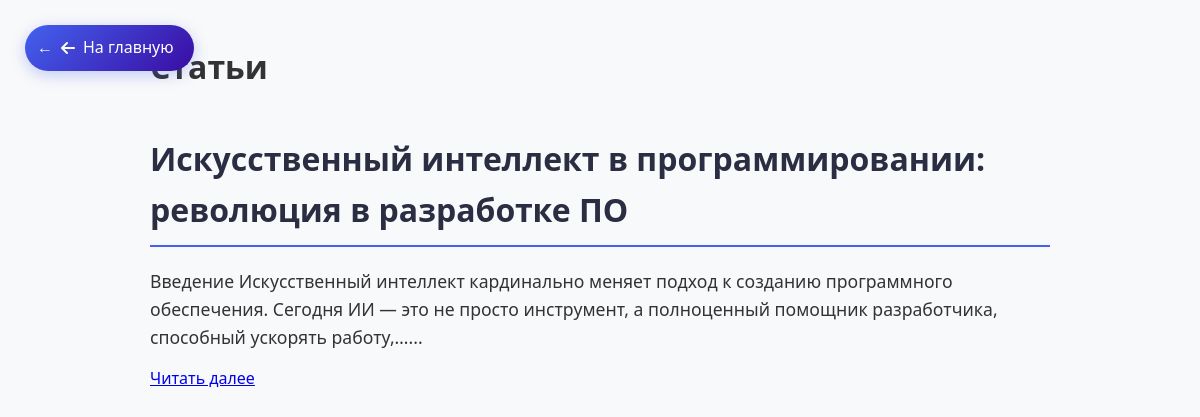
/posts/, run on the app's committed database.
### hello/models.py (models this page shows, shortened)
class Post(models.Model):
    title = models.CharField(max_length=200, verbose_name="Заголовок")
    content = models.TextField(verbose_name="Содержание")
    created_at = models.DateTimeField(auto_now_add=True, verbose_name="Дата создания")

### hello/views.py (the view)
# urls.py: path('posts/', views.posts_list, name='posts_list'),
def posts_list(request):
    posts = Post.objects.all().order_by('-created_at')
    return render(request, 'hello/posts_list.html', {'posts': posts})

### hello/templates/hello/posts_list.html (shortened to what this page needs)
{% load static %}
<!DOCTYPE html>
<html lang="en">
<head>
    <link rel="stylesheet" href="{% static 'hello/it2025.css' %}">
    <link rel="stylesheet" href="{% static 'hello/back.css' %}">
    <link rel="stylesheet" href="https://cdnjs.cloudflare.com/ajax/libs/font-awesome/6.0.0/css/all.min.css">
    <a href="{% url 'home' %}" class="back-button fa-icon">
    <i class="fas fa-arrow-left"></i>
    <span>На главную</span>
</a>
</head>
<body>
{% block content %}
<h1>Статьи</h1>
{% for post in posts %}
    <h2>{{ post.title }}</h2>
    <p>{{ post.content|truncatechars:200 }}...</p>
    <a href="{% url 'post_detail' post.id %}">Читать далее</a>
{% empty %}
    <p>Статей пока нет.</p>
{% endfor %}
{% endblock %}
</body>
</html>

### hello/static/hello/it2025.css (style rules this page uses)
body { font-family: 'Segoe UI', Tahoma, Geneva, Verdana, sans-serif; line-height: 1.6; color: #333; max-width: 900px; margin: 0 auto; padding: 20px; background-color: #f8f9fa; }
h2 { color: #2b2d42; font-size: 2rem; margin-top: 40px; margin-bottom: 20px; padding-bottom: 10px; border-bottom: 2px solid #4361ee; }
p { margin-bottom: 15px; font-size: 1.1rem; }

### hello/static/hello/back.css (style rules this page uses)
.back-button { position: fixed; top: 25px; left: 25px; z-index: 1000; display: inline-flex; align-items: center; justify-content: center; gap: 8px; padding: 10px 20px 10px 15px; border-radius: 30px; text-decoration: none; font-weight: 500; font-size: 1rem; font-family: 'Segoe UI', system-ui, sans-serif; background: linear-gradient(135deg, #4361ee, #3a0ca3); color: white; border: none; box-shadow: 0 4px 15px rgba(67, 97, 238, 0.3); transition: all 0.4s cubic-bezier(0.175, 0.885, 0.32, 1.275); transform-origin: left center; }
.back-button::before { content: "←"; display: inline-block; transition: transform 0.3s ease; }
.back-button.fa-icon { padding: 10px 20px 10px 12px; }
.back-button.fa-icon i { transition: transform 0.3s ease; }

### data on the page
Post: title "Искусственный интеллект в программировании: революция в разработке ПО", content "Введение Искусственный интеллект кардинально меняет подход к созданию программного обеспечения. Сегодня ИИ — это не просто инструмент, а полноценный помощник разработчика, способный ускорять работу,…"
